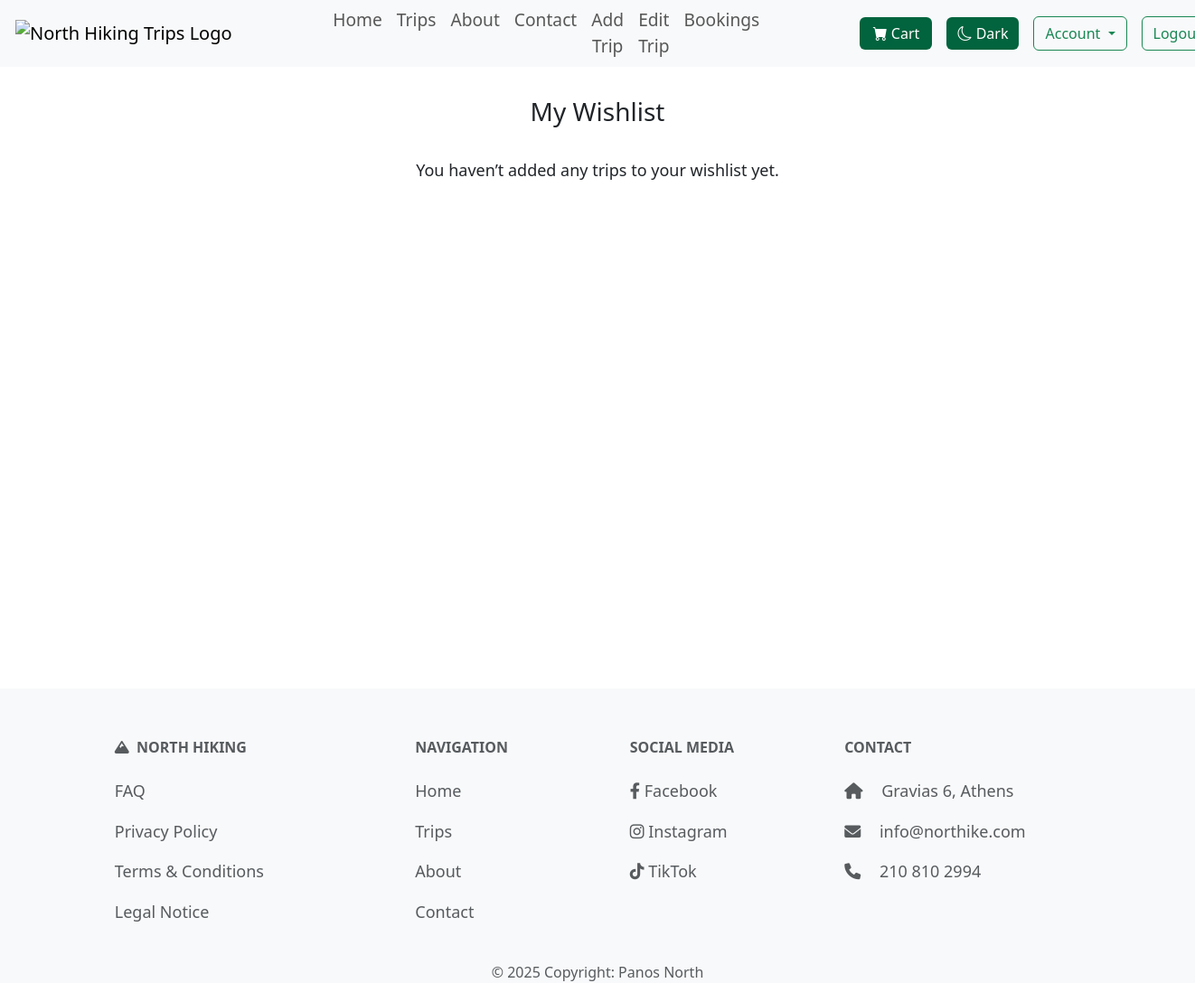
/users/account/wishlist/ (signed in), run on an earlier commit of the app's database.
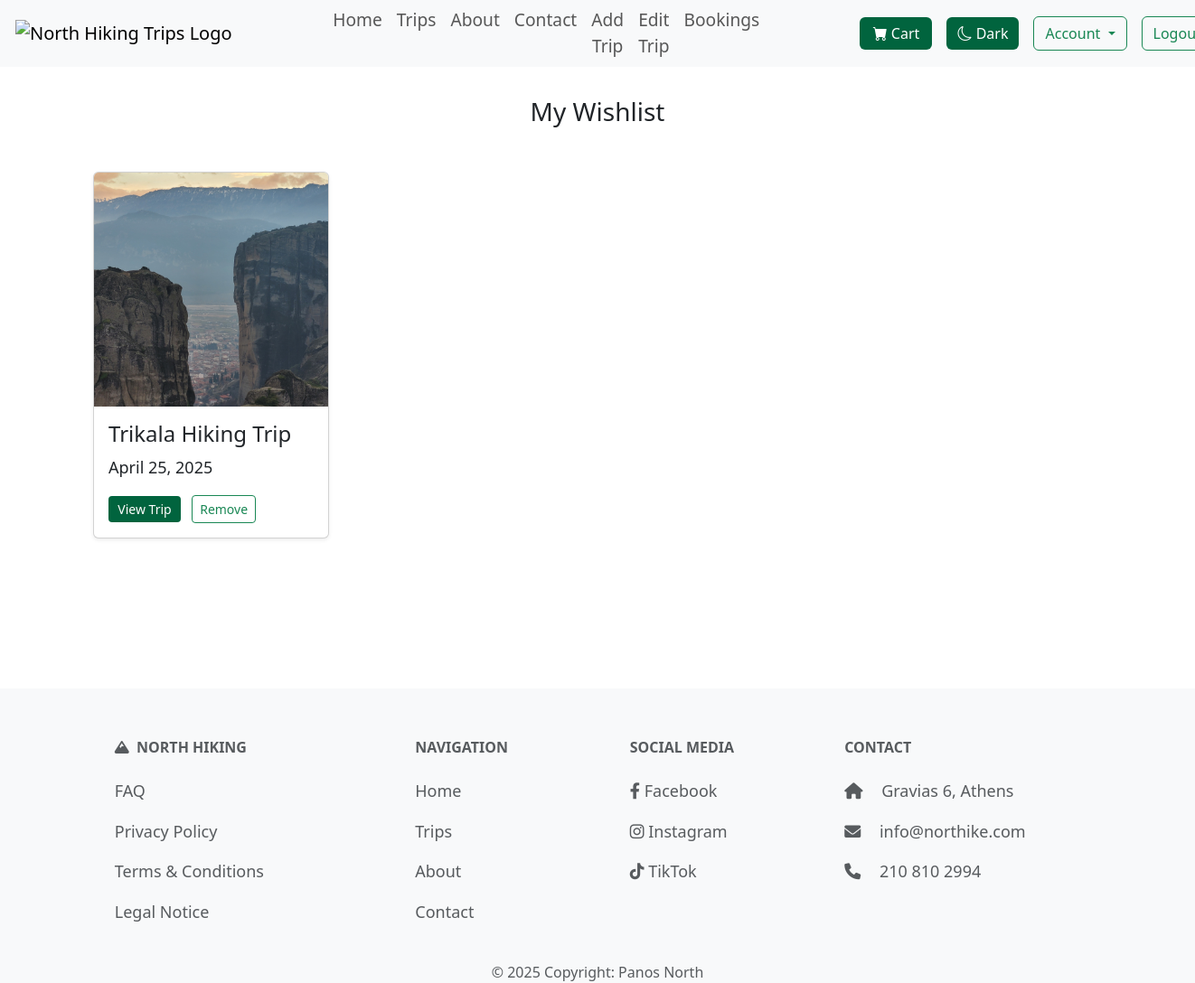
And on a later commit of the database.
### trips/models.py (models this page shows, shortened)
class Wishlist(models.Model):
    user = models.ForeignKey(User, on_delete=models.CASCADE, related_name='wishlist')
    trip = models.ForeignKey('Trip', on_delete=models.CASCADE, related_name='wishlisted_by')
    added_at = models.DateTimeField(auto_now_add=True)

class Trip(models.Model):
    DIFFICULTY_LEVELS = [
        ('Easy', 'Easy'),
        ('Moderate', 'Moderate'),
        ('Hard', 'Hard'),
        ('Extreme', 'Extreme')
    ]
    TERRAIN_TYPES = [
        ('Forest', 'Forest'),
        ('Mountain', 'Mountain'),
        ('Beach', 'Beach'),
        ('Urban', 'Urban'),
    ]
    title = models.CharField(max_length=60, unique=True)
    location = models.CharField(max_length=40)
    difficulty = models.CharField(max_length=10, choices=DIFFICULTY_LEVELS)
    distance = models.DecimalField(max_digits=5, decimal_places=1, validators=[MinValueValidator(0), MaxValueValidator(1000000)])
    terrain = models.CharField(max_length=20, choices=TERRAIN_TYPES)
    price = models.DecimalField(max_digits=8, decimal_places=2, validators=[MinValueValidator(0)])
    start_date = models.DateField(validators=[validate_future_date])
    end_date = models.DateField(validators=[validate_future_date])
    altitude_difference = models.PositiveIntegerField(validators=[MinValueValidator(1)])
    hiking_duration = models.PositiveIntegerField(validators=[MinValueValidator(1)])
    max_participants = models.PositiveIntegerField(validators=[MinValueValidator(1), MaxValueValidator(99)])
    description = models.TextField(max_length=500)
    image = models.ImageField(default='default.png', blank=True, null=True)
    guide = models.ForeignKey('Guide', on_delete=models.SET_NULL, null=True, blank=True, related_name='trip_guides'
    )
    slug = models.SlugField(unique=True, null=True, blank=True, editable=False)

### users/views.py (the view)
# urls.py: path('account/wishlist/', views.my_wishlist, name='account-wishlist'),
@login_required
def my_wishlist(request):
    wishlist_items = Wishlist.objects.filter(user=request.user).select_related('trip')
    return render(request, 'users/my_wishlist.html', {'wishlist_items': wishlist_items})

### trips/context_processors.py (called while the page is built)
def cart_item_count(request):
    if request.user.is_authenticated:
        count = CartItem.objects.filter(user=request.user).count()
        return {'cart_item_count': count}
    return {'cart_item_count': 0}

### users/templates/users/my_wishlist.html (shortened to what this page needs)
{% extends "layout.html" %}
{% block content %}
<div class="short-layout-body">
<section class="container short-layout-wrapper">
    <h2 class="normal_title">My Wishlist</h2>
    {% if wishlist_items %}
        <div class="row">
            {% for item in wishlist_items %}
                <div class="col-md-6 col-lg-3 my-3">
                    <div class="card h-100 shadow-sm">
                        <img src="{{ item.trip.image.url }}" class="card-img-top" alt="{{ item.trip.title }}">
                        <div class="card-body">
                            <h4 class="card-title">{{ item.trip.title }}</h4>
                            <p class="card-text">{{ item.trip.start_date }}</p>
                            <a href="{% url 'trips:page' slug=item.trip.slug %}" class="greenbutton btn btn-sm me-2">View Trip</a>
                            <form action="{% url 'users:remove-from-wishlist' trip_id=item.trip.id %}" method="post" style="display:inline;">
                                <button type="submit" class="btn btn-outline-success btn-sm">Remove</button>
                            </form>
                        </div>
                    </div>
                </div>
            {% endfor %}
        </div>
    {% else %}
    <div class="d-flex justify-content-center">
        <p>You haven’t added any trips to your wishlist yet.</p>
    </div>
    {% endif %}
</section>
{% endblock %}

What changed in the data, as far as the page shows it:
added Wishlist: trip.image (picture), trip "Trikala Hiking Trip", trip.start_date "April 25, 2025"
Also different on the page:
text no longer shown: "You haven’t added any trips to your wishlist yet."
